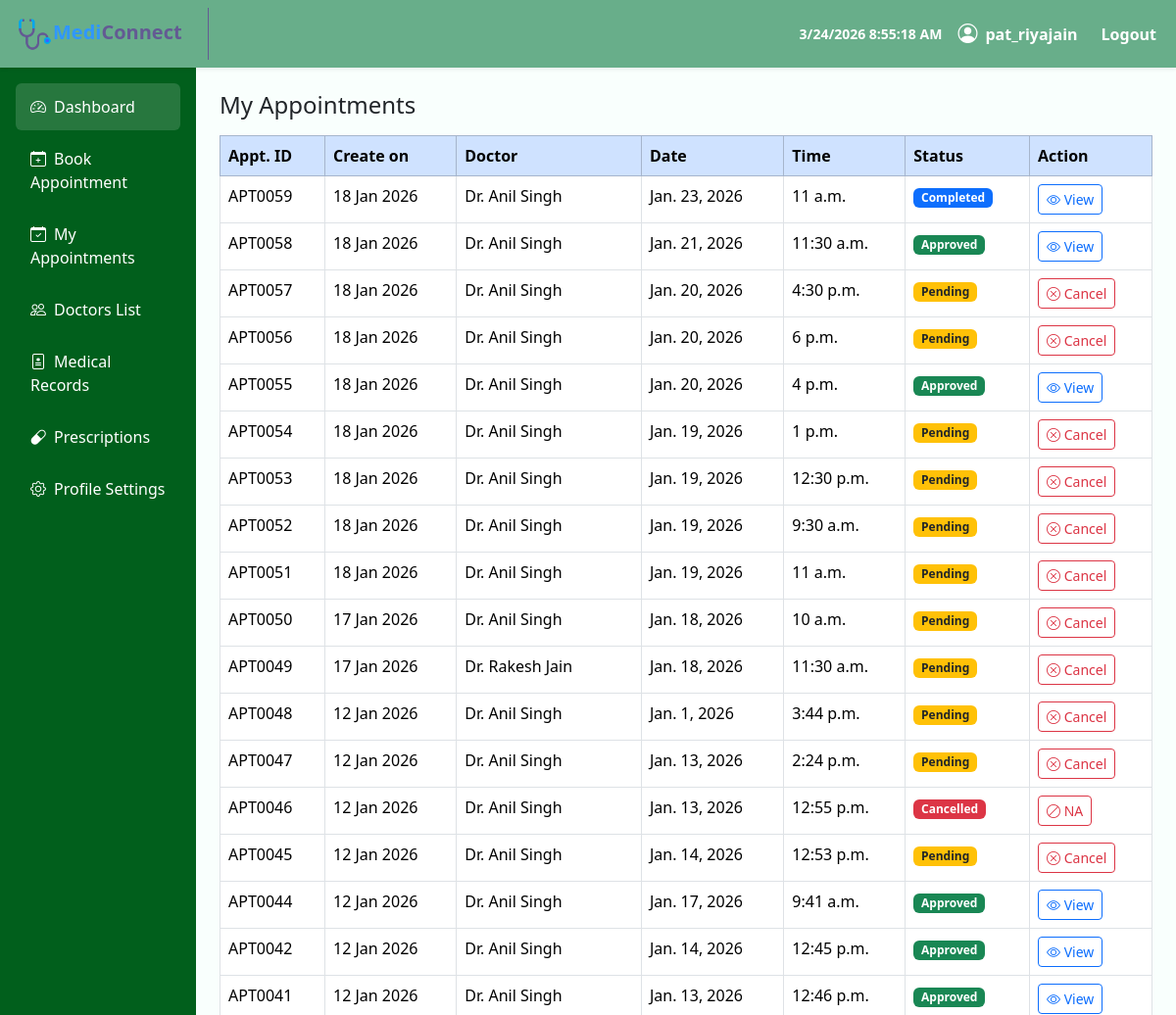
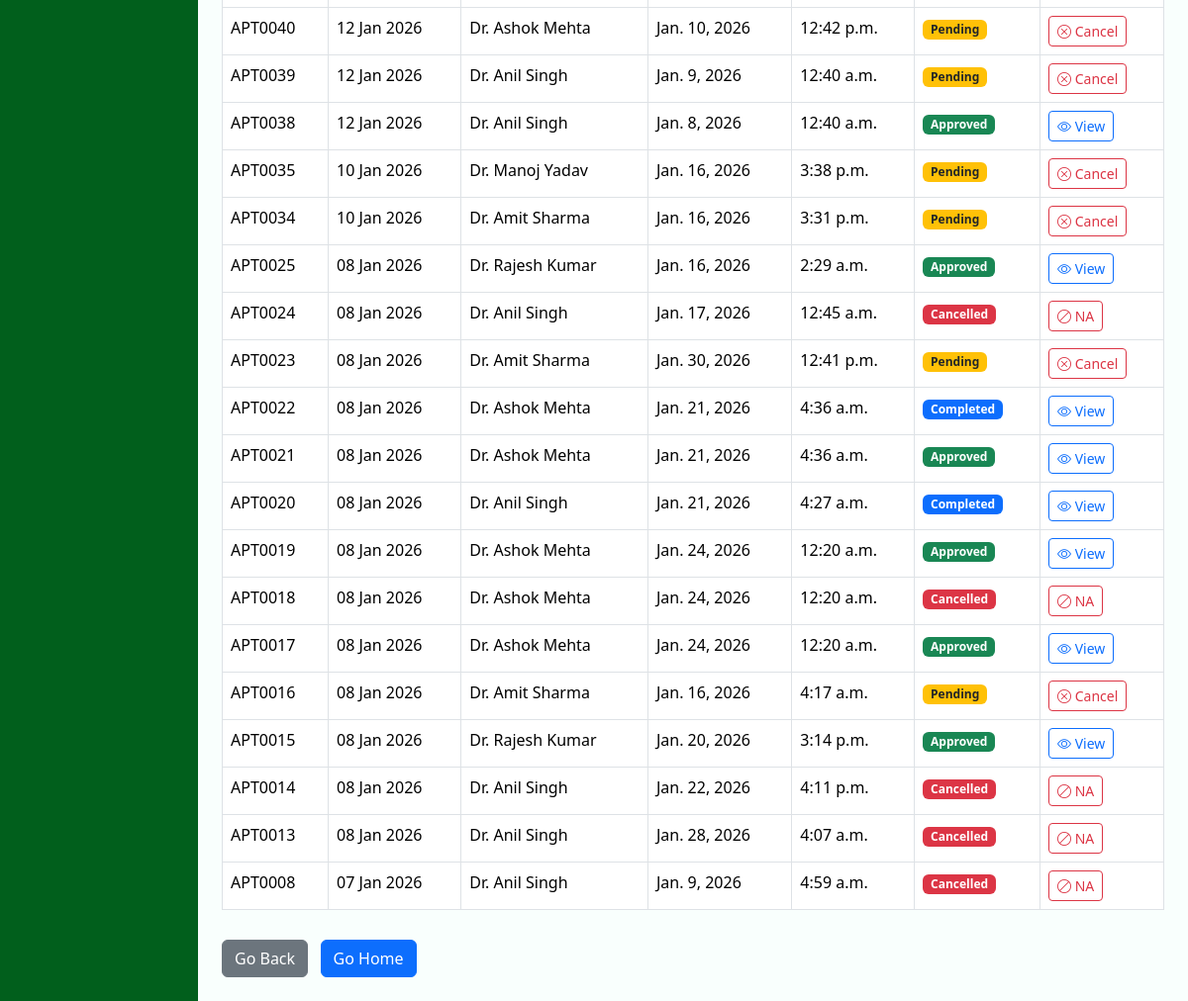
/patient/my-appointments/ (signed in), run on the app's committed database (2 pictures, top to bottom).
### MediConnectApp/models.py (models this page shows, shortened)
class Appointment(models.Model):
    STATUS_CHOICES = (
        ("pending", "Pending"),
        ("approved", "Approved"),
        ("completed", "Completed"),
        ("cancelled", "Cancelled"),
    )
    appointment_id = models.CharField(max_length=10, unique=True, blank=True)
    patient = models.ForeignKey(PatientProfile, on_delete=models.CASCADE)
    doctor = models.ForeignKey(DoctorProfile, on_delete=models.CASCADE)
    appointment_date = models.DateField()
    appointment_time = models.TimeField()
    status = models.CharField(max_length=20, choices=STATUS_CHOICES, default="pending")
    created_at = models.DateTimeField(auto_now_add=True)

class DoctorProfile(models.Model):
    user = models.OneToOneField(User, on_delete=models.CASCADE)
    doctor_id = models.CharField(max_length=10, unique=True, blank=True)
    phone = models.CharField(max_length=15)
    specialization = models.ForeignKey(Speciality, on_delete=models.SET_NULL, null=True)
    qualification = models.CharField(max_length=100)
    experience = models.PositiveIntegerField()
    is_approved = models.BooleanField(default=False)
    is_active = models.BooleanField(default=True)
    created_at = models.DateTimeField(auto_now_add=True)

### MediConnectApp/views.py (the view)
# urls.py: path("patient/my-appointments/", views.my_appointments_view, name="patient_my_appointments"),
@login_required(login_url="login")
def my_appointments_view(request):
    patient = get_patient(request)      # BASE CHECK FUNCTION (REUSE LOGIC)
    if not patient:
        return redirect("login")
    appointments = Appointment.objects.filter(patient=patient).order_by("-created_at")
    return render(request, "users/patient/p_my_appointments.html", {
        "appointments": appointments
    })

### MediConnectApp/views.py (called while the page is built)
def get_patient(request):
    if not hasattr(request.user, "patientprofile"):
        messages.error(request, "Unauthorized access")
        return None
    return request.user.patientprofile

### templates/users/patient/p_my_appointments.html (shortened to what this page needs)
{% extends "users/patient/p_base.html" %}
{% load static %}
{% block CustomCSS %}
    <link rel="stylesheet" href="{% static 'css/messages.css' %}">
{% endblock CustomCSS %}
{% block content %}
<h4>My Appointments</h4>
<table class="table table-bordered mt-3">
    <thead class="table-primary">
        <tr>
            <th>Appt. ID</th>
            <th>Create on</th>
            <th>Doctor</th>
            <th>Date</th>
            <th>Time</th>
            <th>Status</th>
            <th>Action</th>
        </tr>
    </thead>
    <tbody>
        {% for appointment in appointments %}
        <tr>
            <td>{{ appointment.appointment_id }}</td>
            <td>{{ appointment.created_at|date:"d M Y" }}</td>
            <td>Dr. {{ appointment.doctor.user.get_full_name }}</td>
            <td>{{ appointment.appointment_date }}</td>
            <td>{{ appointment.appointment_time }}</td>
                {% if appointment.status == "approved" %}
                    <td><span class="badge bg-success">Approved</span></td>
                    <td>
                        <a href="#" class="btn btn-sm btn-outline-primary">
                            <i class="bi bi-eye"></i> View
                        </a>
                    </td>
                {% elif appointment.status == "completed" %}
                    <td><span class="badge bg-primary">Completed</span></td>
                    <td>
                        <a href="#" class="btn btn-sm btn-outline-primary">
                            <i class="bi bi-eye"></i> View
                        </a>
                    </td>
                {% elif appointment.status == "cancelled"%}
                    <td><span class="badge bg-danger">Cancelled</span></td>
                    <td>
                        <a href="#"
                        class="btn btn-sm btn-outline-danger"
                        onclick="return confirm('Not Allowed');">
                            <i class="bi bi-ban"></i> NA
                        </a>
                    </td>
                {% else %}
                    <td><span class="badge bg-warning text-dark">Pending</span></td>
                <td>
                    <a href="{% url 'cancel_appointment' appointment.id %}"
                    class="btn btn-sm btn-outline-danger"
                    onclick="return confirm('Cancel this appointment?');">
                        <i class="bi bi-x-circle"></i> Cancel
                    </a>
                </td>
                {% endif %}
        </tr>
        {% empty %}
        <tr>
            <td colspan="4" class="text-center text-muted">No appointments found</td>
        </tr>
        {% endfor %}
    </tbody>
</table>
<div style="margin-top:30px;">
    <a href="javascript:history.back()" class="btn btn-secondary">
        Go Back
    </a>
    <a href="{% url 'patient_dashboard' %}" class="btn btn-primary">
        Go Home
    </a>
</div>
{% endblock %}

### templates/users/patient/p_base.html (shortened to what this page needs)
{% load tz %}
{% load static %}
<!DOCTYPE html>
<html lang="en">
<head>
    <link href="https://cdn.jsdelivr.net/npm/bootstrap@5.3.2/dist/css/bootstrap.min.css" rel="stylesheet">
    <link href="https://cdn.jsdelivr.net/npm/bootstrap-icons@1.11.1/font/bootstrap-icons.css" rel="stylesheet">
    {% block CustomCSS %}{% endblock CustomCSS %}
</head>
<body>
<nav class="sticky-md-top navbar navbar-expand-lg shadow-sm" style="background-color: #68ae8a !important;">
    <div class="container-fluid">
        <a class="navbar-brand fw-bold" href="{% url 'patient_dashboard' %}" style="color: #635a93; text-decoration: none; border-right-style: solid; border-right-color: #635a93; border-right-width: 1px; padding: 8px 26px 8px 5px;">
            <img src="{% static 'media\logos\mediconnect-logo.png' %}" width="37" height="37" alt="Logo"><b><span style="color: #2f97ff;">Medi</span>Connect</b>
        </a>
        <div class="d-flex align-items-center text-white fw-semibold">
            <span class="me-3 small" id="clock"></span>
            <i class="bi bi-person-circle fs-5 me-2"></i>
            <span class="me-3">{{ user.username }}</span>
            <ul class="navbar-nav ms-auto">
                {% if user.is_authenticated %}
                <li class="nav-item">
                    <a class="nav-link text-white" href="{% url 'logout' %}">
                        Logout
                    </a>
                </li>
                {% else %}
                <li class="nav-item">
                    <a class="nav-link text-white" href="{% url 'login' %}">
                        Login
                    </a>
                </li>
                {% endif %}
            </ul>
        </div>
    </div>
</nav>
<div class="container-fluid">
    <div class="row">
        <div class="col-md-3 col-lg-2 sidebar p-3">
            <a href="{% url 'patient_dashboard' %}" class="active"><i class="bi bi-speedometer2 me-2"></i>Dashboard</a>
            <a href="{% url 'patient_book_appointment' %}"><i class="bi bi-calendar-plus me-2"></i>Book Appointment</a>
            <a href="{% url 'patient_my_appointments' %}"><i class="bi bi-calendar-check me-2"></i>My Appointments</a>
            <a href="{% url 'patient_doctors' %}"><i class="bi bi-people me-2"></i>Doctors List</a>
            <a href="{% url 'patient_medical_records' %}"><i class="bi bi-file-medical me-2"></i>Medical Records</a>
            <a href="{% url 'patient_prescriptions' %}"><i class="bi bi-capsule me-2"></i>Prescriptions</a>
            <a href="{% url 'patient_profile' %}"><i class="bi bi-gear me-2"></i>Profile Settings</a>
        </div>
        <div class="col-md-9 col-lg-10 p-4">
            {% block content %}{% endblock %}
        </div>
    </div>
</div>
</body>
</html>

### templates/users/patient/p_base.html (style rules this page uses)
body { background-color: #f9fffd; }
.sidebar { min-height: 100vh; background: #015f1c; }
.sidebar a { color: #fff; text-decoration: none; padding: 12px 15px; display: block; border-radius: 6px; margin-bottom: 5px; }
.sidebar a:hover, .sidebar a.active { background: rgba(255, 255, 255, 0.15); }
.navbar-brand { font-weight: 600; }

### data on the page
Appointment: appointment_id "APT0059", created_at "18 Jan 2026", doctor.user.get_full_name "Anil Singh", appointment_date "Jan. 23, 2026", appointment_time "11 a.m.", status "Completed"
Appointment: appointment_id "APT0058", created_at "18 Jan 2026", doctor.user.get_full_name "Anil Singh", appointment_date "Jan. 21, 2026", appointment_time "11:30 a.m.", status "Approved"
Appointment: appointment_id "APT0057", created_at "18 Jan 2026", doctor.user.get_full_name "Anil Singh", appointment_date "Jan. 20, 2026", appointment_time "4:30 p.m.", status "Pending"
Appointment: appointment_id "APT0056", created_at "18 Jan 2026", doctor.user.get_full_name "Anil Singh", appointment_date "Jan. 20, 2026", appointment_time "6 p.m.", status "Pending"
Appointment: appointment_id "APT0055", created_at "18 Jan 2026", doctor.user.get_full_name "Anil Singh", appointment_date "Jan. 20, 2026", appointment_time "4 p.m.", status "Approved"
Appointment: appointment_id "APT0054", created_at "18 Jan 2026", doctor.user.get_full_name "Anil Singh", appointment_date "Jan. 19, 2026", appointment_time "1 p.m.", status "Pending"
Appointment: appointment_id "APT0053", created_at "18 Jan 2026", doctor.user.get_full_name "Anil Singh", appointment_date "Jan. 19, 2026", appointment_time "12:30 p.m.", status "Pending"
Appointment: appointment_id "APT0052", created_at "18 Jan 2026", doctor.user.get_full_name "Anil Singh", appointment_date "Jan. 19, 2026", appointment_time "9:30 a.m.", status "Pending"
Appointment: appointment_id "APT0051", created_at "18 Jan 2026", doctor.user.get_full_name "Anil Singh", appointment_date "Jan. 19, 2026", appointment_time "11 a.m.", status "Pending"
Appointment: appointment_id "APT0050", created_at "17 Jan 2026", doctor.user.get_full_name "Anil Singh", appointment_date "Jan. 18, 2026", appointment_time "10 a.m.", status "Pending"
Appointment: appointment_id "APT0049", created_at "17 Jan 2026", doctor.user.get_full_name "Rakesh Jain", appointment_date "Jan. 18, 2026", appointment_time "11:30 a.m.", status "Pending"
Appointment: appointment_id "APT0048", created_at "12 Jan 2026", doctor.user.get_full_name "Anil Singh", appointment_date "Jan. 1, 2026", appointment_time "3:44 p.m.", status "Pending"
Appointment: appointment_id "APT0047", created_at "12 Jan 2026", doctor.user.get_full_name "Anil Singh", appointment_date "Jan. 13, 2026", appointment_time "2:24 p.m.", status "Pending"
Appointment: appointment_id "APT0046", created_at "12 Jan 2026", doctor.user.get_full_name "Anil Singh", appointment_date "Jan. 13, 2026", appointment_time "12:55 p.m.", status "Cancelled"
Appointment: appointment_id "APT0045", created_at "12 Jan 2026", doctor.user.get_full_name "Anil Singh", appointment_date "Jan. 14, 2026", appointment_time "12:53 p.m.", status "Pending"
Appointment: appointment_id "APT0044", created_at "12 Jan 2026", doctor.user.get_full_name "Anil Singh", appointment_date "Jan. 17, 2026", appointment_time "9:41 a.m.", status "Approved"
Appointment: appointment_id "APT0042", created_at "12 Jan 2026", doctor.user.get_full_name "Anil Singh", appointment_date "Jan. 14, 2026", appointment_time "12:45 p.m.", status "Approved"
Appointment: appointment_id "APT0041", created_at "12 Jan 2026", doctor.user.get_full_name "Anil Singh", appointment_date "Jan. 13, 2026", appointment_time "12:46 p.m.", status "Approved"
Appointment: appointment_id "APT0040", created_at "12 Jan 2026", doctor.user.get_full_name "Ashok Mehta", appointment_date "Jan. 10, 2026", appointment_time "12:42 p.m.", status "Pending"
Appointment: appointment_id "APT0039", created_at "12 Jan 2026", doctor.user.get_full_name "Anil Singh", appointment_date "Jan. 9, 2026", appointment_time "12:40 a.m.", status "Pending"
Appointment: appointment_id "APT0038", created_at "12 Jan 2026", doctor.user.get_full_name "Anil Singh", appointment_date "Jan. 8, 2026", appointment_time "12:40 a.m.", status "Approved"
Appointment: appointment_id "APT0035", created_at "10 Jan 2026", doctor.user.get_full_name "Manoj Yadav", appointment_date "Jan. 16, 2026", appointment_time "3:38 p.m.", status "Pending"
Appointment: appointment_id "APT0034", created_at "10 Jan 2026", doctor.user.get_full_name "Amit Sharma", appointment_date "Jan. 16, 2026", appointment_time "3:31 p.m.", status "Pending"
Appointment: appointment_id "APT0025", created_at "08 Jan 2026", doctor.user.get_full_name "Rajesh Kumar", appointment_date "Jan. 16, 2026", appointment_time "2:29 a.m.", status "Approved"
Appointment: appointment_id "APT0024", created_at "08 Jan 2026", doctor.user.get_full_name "Anil Singh", appointment_date "Jan. 17, 2026", appointment_time "12:45 a.m.", status "Cancelled"
Appointment: appointment_id "APT0023", created_at "08 Jan 2026", doctor.user.get_full_name "Amit Sharma", appointment_date "Jan. 30, 2026", appointment_time "12:41 p.m.", status "Pending"
Appointment: appointment_id "APT0022", created_at "08 Jan 2026", doctor.user.get_full_name "Ashok Mehta", appointment_date "Jan. 21, 2026", appointment_time "4:36 a.m.", status "Completed"
Appointment: appointment_id "APT0021", created_at "08 Jan 2026", doctor.user.get_full_name "Ashok Mehta", appointment_date "Jan. 21, 2026", appointment_time "4:36 a.m.", status "Approved"
Appointment: appointment_id "APT0020", created_at "08 Jan 2026", doctor.user.get_full_name "Anil Singh", appointment_date "Jan. 21, 2026", appointment_time "4:27 a.m.", status "Completed"
Appointment: appointment_id "APT0019", created_at "08 Jan 2026", doctor.user.get_full_name "Ashok Mehta", appointment_date "Jan. 24, 2026", appointment_time "12:20 a.m.", status "Approved"
Appointment: appointment_id "APT0018", created_at "08 Jan 2026", doctor.user.get_full_name "Ashok Mehta", appointment_date "Jan. 24, 2026", appointment_time "12:20 a.m.", status "Cancelled"
Appointment: appointment_id "APT0017", created_at "08 Jan 2026", doctor.user.get_full_name "Ashok Mehta", appointment_date "Jan. 24, 2026", appointment_time "12:20 a.m.", status "Approved"
Appointment: appointment_id "APT0016", created_at "08 Jan 2026", doctor.user.get_full_name "Amit Sharma", appointment_date "Jan. 16, 2026", appointment_time "4:17 a.m.", status "Pending"
Appointment: appointment_id "APT0015", created_at "08 Jan 2026", doctor.user.get_full_name "Rajesh Kumar", appointment_date "Jan. 20, 2026", appointment_time "3:14 p.m.", status "Approved"
Appointment: appointment_id "APT0014", created_at "08 Jan 2026", doctor.user.get_full_name "Anil Singh", appointment_date "Jan. 22, 2026", appointment_time "4:11 p.m.", status "Cancelled"
Appointment: appointment_id "APT0013", created_at "08 Jan 2026", doctor.user.get_full_name "Anil Singh", appointment_date "Jan. 28, 2026", appointment_time "4:07 a.m.", status "Cancelled"
Appointment: appointment_id "APT0008", created_at "07 Jan 2026", doctor.user.get_full_name "Anil Singh", appointment_date "Jan. 9, 2026", appointment_time "4:59 a.m.", status "Cancelled"

### other printed values
{{ user.username }} "pat_riyajain"
